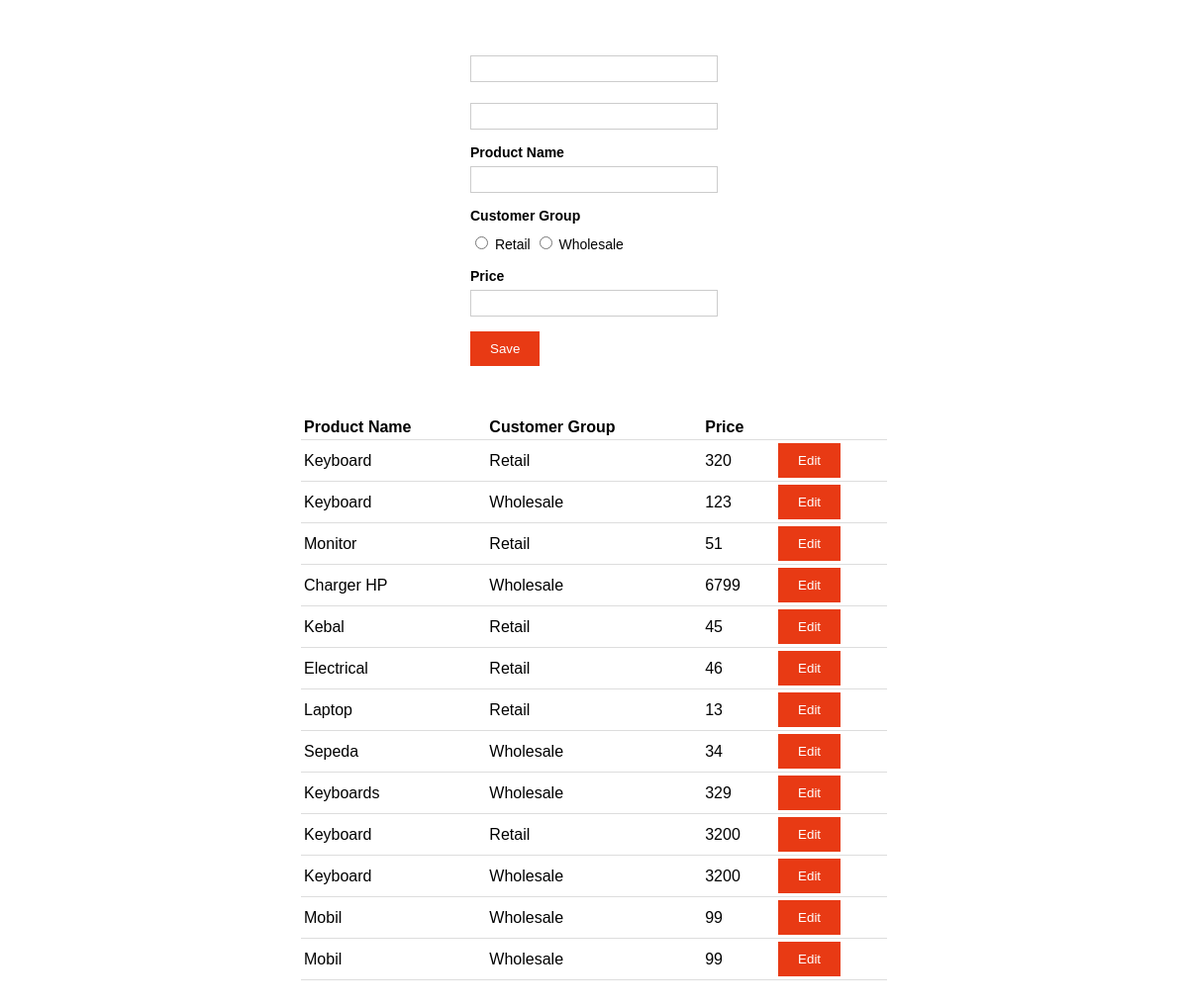
The page / on the database its author committed.
### tables this page shows
CREATE TABLE `price` (
  `price_id` smallint(6) NOT NULL,
  `product_id` smallint(6) DEFAULT NULL,
  `cg_id` smallint(6) DEFAULT NULL,
  `price` smallint(6) DEFAULT NULL
);

CREATE TABLE `products` (
  `product_id` smallint(6) NOT NULL,
  `product_name` varchar(50) DEFAULT NULL
);

### Model.php (called while the page is built, shortened)
<?php
class Model{
	private static $_instance;
	public static function getInstance() {
		if(!self::$_instance) {
			self::$_instance = new self();
		}
		return self::$_instance;
	}
	public function getConnection(){
            $this->_connection = mysqli_connect(self::_DB_HOST, self::_DB_USER, self::_DB_PASS, self::_DB_NAME);
            return $this->_connection;
	}
	public function getData($sql){
		$result = self::getInstance()->getConnection()->query($sql);
		$rows = array();
		while($row = mysqli_fetch_assoc($result)){
			$rows[] = $row;
		}
		return $rows;
	}
}
?>

### index.php (the view, shortened to what this page needs)
<?php
    require_once __DIR__ . "./Model.php";
$instance = Model::getInstance();
$sql = "SELECT p.product_name, pr.cg_id, pr.price, pr.price_id, p.product_id FROM price pr LEFT JOIN customer_group c ON c.cg_id = pr.cg_id LEFT JOIN products p ON p.product_id = pr.product_id ORDER BY pr.price_id ASC";
$data = $instance->getData($sql);
?>
<html>
<head>
    <link rel="stylesheet" href="css/style.css">
</head>
<body>
    <form id="form" method="POST">
        <input type="text" name="id_price" id="price_id" value="" />
        <input type="text" name="id_product" id="product_id" value="" />
        <label for="product_name">Product Name</label>
        <input type="text" name="product_name" id="product_name" value="" />
        <div class="radio">
            <label for="customer_group">Customer Group</label>
            <input type="radio" name="cg_id" id="retail" value="Retail" /> Retail
            <input type="radio" name="cg_id" id="wholesale" value="Wholesale" /> Wholesale
        </div>
        <label for="price">Price</label>
        <input type="number" name="price" id="price" value="" />
        <div class="button">
            <button type="submit" id="submit" name="submit" value="submit">Save</button>
        </div>
    </form>
    <table id="table">
        <thead>
            <tr>
                <th>Product Name</th>
                <th>Customer Group</th>
                <th>Price</th>
                <th></th>
            </tr>
        </thead>
        <tbody>
            <?php foreach($data as $row) : ?>
            <tr>
                <td class="product-name"><?= $row["product_name"]; ?></td>
                <td class="customer-group">
                    <?php if ($row["cg_id"] == 1) : ?>
                    <?= "Retail"; ?>
                    <?php else : ?>
                    <?= "Wholesale"; ?>
                    <?php endif; ?>
                </td>
                <td class="price"><?= $row["price"]; ?></td>
                <td class="edit">
                    <button type="button" class="edit" id="id-edit" data-id="<?= $row["price_id"]; ?>">Edit</button>
                </td>
            </tr>
            <?php endforeach; ?>
        </tbody>
    </table>
</body>
</html>

### css/style.css (style rules this page uses)
body { font-family: Helvetica, sans-serif; font-size: 14px; }
form { max-width: 250px; display: flex; margin: 50px auto; justify-content: center; flex-direction: column; }
label { font-weight: bold; }
input[type="text"], input[type="number"] { width: 100%; padding: 5px; border: 1px solid #ccc; box-sizing: border-box; margin-top: 6px; margin-bottom: 15px; }
.radio { margin-bottom: 16px; }
.radio label { display: block; margin-bottom: 10px; }
input[type="radio"] { display: inline; }
button[type="submit"] { background-color: #e83a14; color: white; padding: 10px 20px; border: none; cursor: pointer; }
table { border-collapse: collapse; margin: 50px auto; width: 50%; }
th, td { padding: 3px; text-align: left; border-bottom: 1px solid #ddd; }
td .edit { background-color: #e83a14; color: white; padding: 10px 20px; border: none; cursor: pointer; }

### rows shown on the page
price: product.product_name "Keyboard", shows "Retail", price "320"
price: product.product_name "Keyboard", shows "Wholesale", price "123"
price: product.product_name "Monitor", shows "Retail", price "51"
price: product.product_name "Charger HP", shows "Wholesale", price "6799"
price: product.product_name "Kebal", shows "Retail", price "45"
price: product.product_name "Electrical", shows "Retail", price "46"
price: product.product_name "Laptop", shows "Retail", price "13"
price: product.product_name "Sepeda", shows "Wholesale", price "34"
price: product.product_name "Keyboards", shows "Wholesale", price "329"
price: product.product_name "Keyboard", shows "Retail", price "3200"
price: product.product_name "Keyboard", shows "Wholesale", price "3200"
price: product.product_name "Mobil", shows "Wholesale", price "99"
price: product.product_name "Mobil", shows "Wholesale", price "99"
